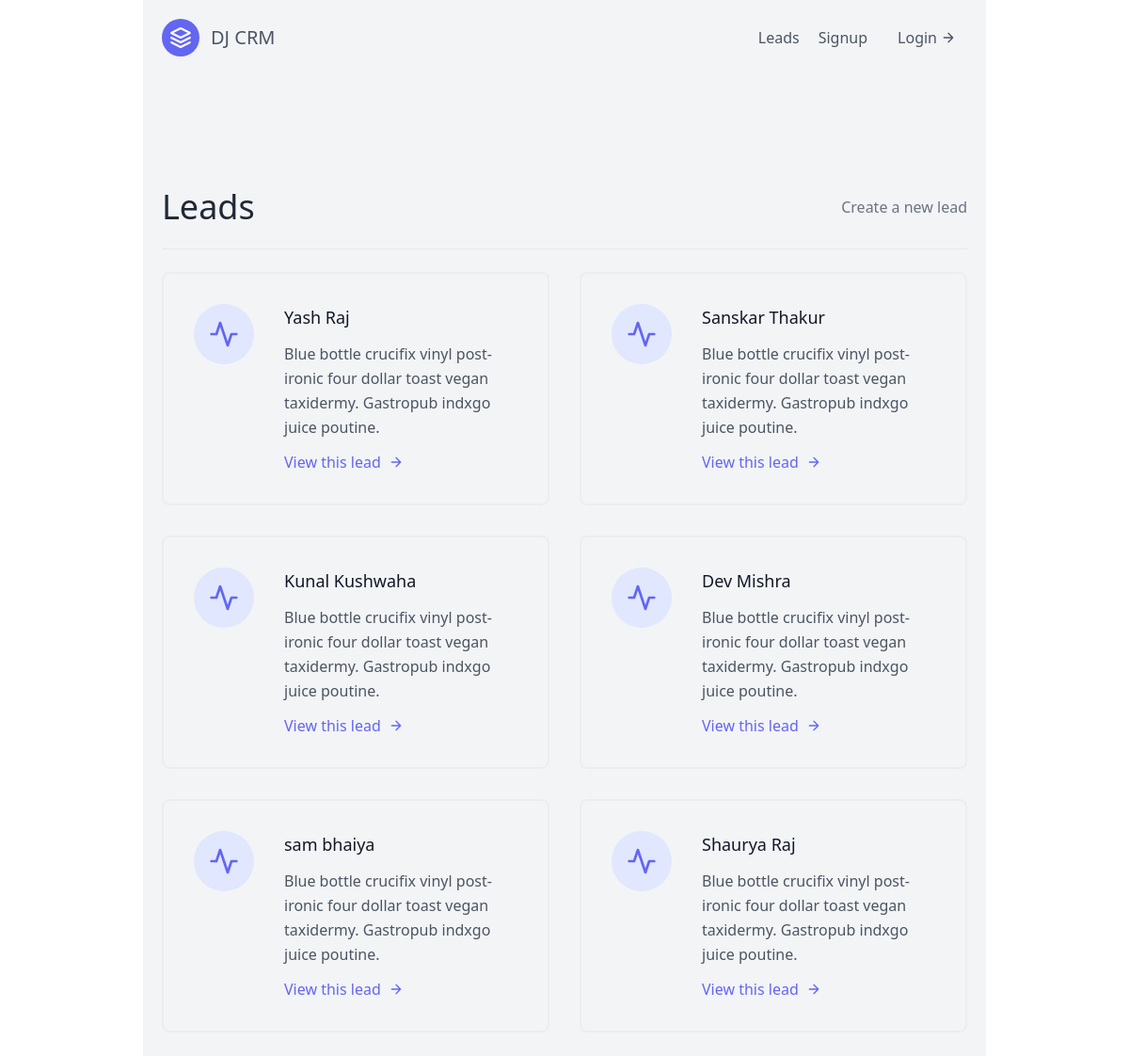
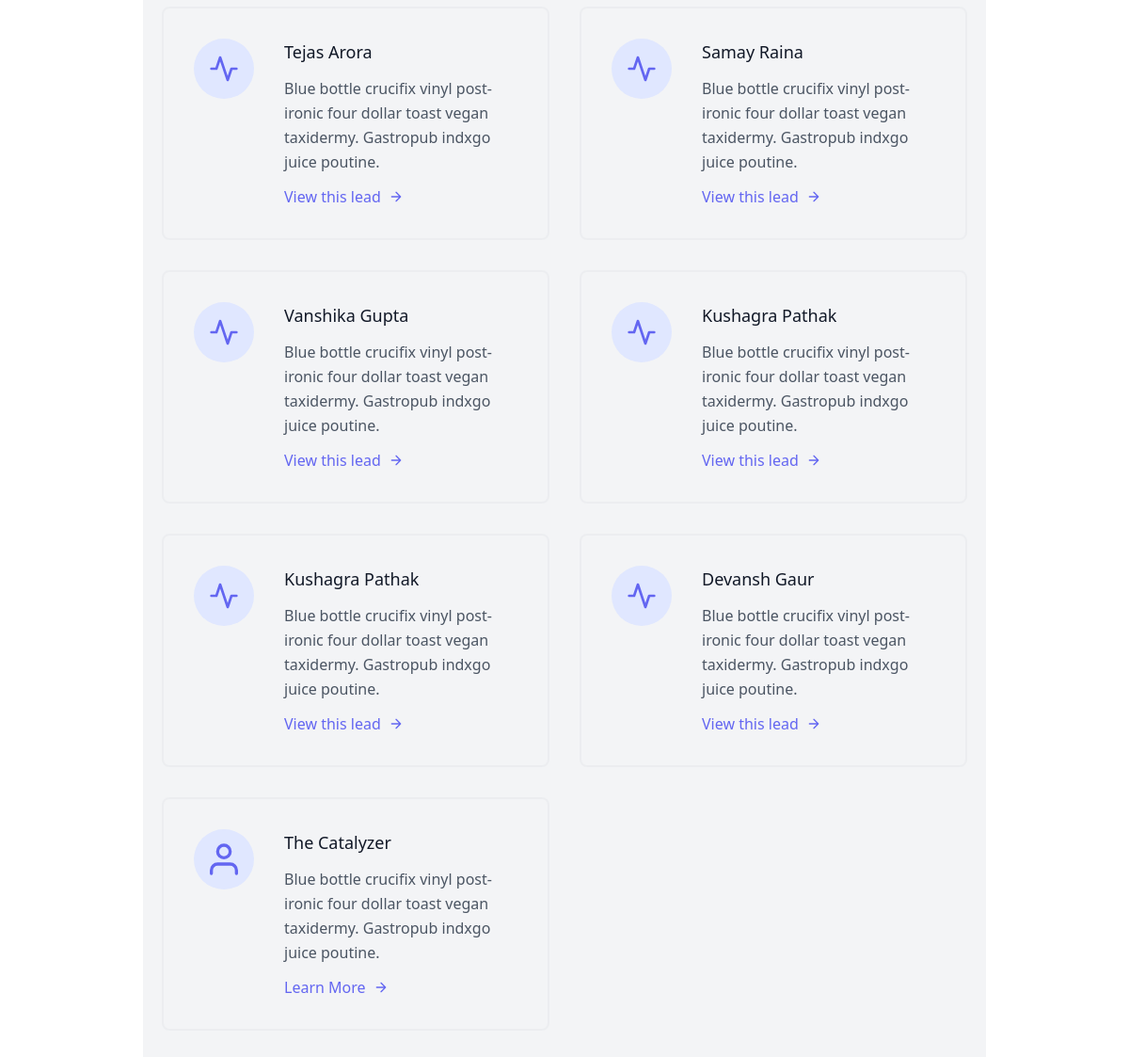
Screenshot of /leads/ with the database file from the repository (2 pictures, top to bottom).
### leads/models.py (models this page shows, shortened)
class lead(models.Model):
  first_name = models.CharField(max_length=20)
  last_name = models.CharField(max_length=20)
  age = models.IntegerField(default=0)
  agent = models.ForeignKey("Agent", on_delete=models.CASCADE)

### leads/views.py (the view)
# urls.py: path('', LeadListView.as_view(), name="lead-list"),
class LeadListView(ListView):
   template_name="leads/lead_list.html"
   queryset = lead.objects.all() #here in function we need to create dictionary context but queryset is a defualt  context with name object_name.

### leads/templates/leads/lead_list.html (shortened to what this page needs)
{% extends "base.html" %}
{% block content %}
<section class="text-gray-600 body-font">
  <div class="container px-5 py-24 mx-auto flex flex-wrap">
      <div class="w-full mb-6 py-6 flex justify-between items-center border-b border-gray-200">
        <div>
          <h1 class="text-4xl text-gray-800">Leads</h1>
        </div>
        <div>
          <a class="text-gray-500 hover:text-blue-500" href= "{% url 'leads:lead-create' %}"> Create a new lead </a>
        </div>
      </div>
    <div class="flex flex-wrap -m-4">
       {% for lead in object_list %}
      <div class="p-4 lg:w-1/2 md:w-full">
        <div class="flex border-2 rounded-lg border-gray-200 border-opacity-50 p-8 sm:flex-row flex-col">
          <div class="w-16 h-16 sm:mr-8 sm:mb-0 mb-4 inline-flex items-center justify-center rounded-full bg-indigo-100 text-indigo-500 flex-shrink-0">
            <svg fill="none" stroke="currentColor" stroke-linecap="round" stroke-linejoin="round" stroke-width="2" class="w-8 h-8" viewBox="0 0 24 24">
              <path d="M22 12h-4l-3 9L9 3l-3 9H2"></path>
            </svg>
          </div>
          <div class="flex-grow">
            <h2 class="text-gray-900 text-lg title-font font-medium mb-3">
            {{ lead.first_name }} {{ lead.last_name }}
            </h2>
            <p class="leading-relaxed text-base">
            Blue bottle crucifix vinyl post-ironic four dollar toast vegan taxidermy. Gastropub indxgo juice poutine.</p>
            <a href="{% url 'leads:lead-detail' lead.pk %}" class="mt-3 text-indigo-500 inline-flex items-center">
            View this lead
              <svg fill="none" stroke="currentColor" stroke-linecap="round" stroke-linejoin="round" stroke-width="2" class="w-4 h-4 ml-2" viewBox="0 0 24 24">
                <path d="M5 12h14M12 5l7 7-7 7"></path>
              </svg>
            </a>
          </div>
        </div>
      </div>
      {% endfor %}
      <div class="p-4 lg:w-1/2 md:w-full">
        <div class="flex border-2 rounded-lg border-gray-200 border-opacity-50 p-8 sm:flex-row flex-col">
          <div class="w-16 h-16 sm:mr-8 sm:mb-0 mb-4 inline-flex items-center justify-center rounded-full bg-indigo-100 text-indigo-500 flex-shrink-0">
            <svg fill="none" stroke="currentColor" stroke-linecap="round" stroke-linejoin="round" stroke-width="2" class="w-10 h-10" viewBox="0 0 24 24">
              <path d="M20 21v-2a4 4 0 00-4-4H8a4 4 0 00-4 4v2"></path>
              <circle cx="12" cy="7" r="4"></circle>
            </svg>
          </div>
          <div class="flex-grow">
            <h2 class="text-gray-900 text-lg title-font font-medium mb-3">The Catalyzer</h2>
            <p class="leading-relaxed text-base">Blue bottle crucifix vinyl post-ironic four dollar toast vegan taxidermy. Gastropub indxgo juice poutine.</p>
            <a class="mt-3 text-indigo-500 inline-flex items-center">Learn More
              <svg fill="none" stroke="currentColor" stroke-linecap="round" stroke-linejoin="round" stroke-width="2" class="w-4 h-4 ml-2" viewBox="0 0 24 24">
                <path d="M5 12h14M12 5l7 7-7 7"></path>
              </svg>
            </a>
          </div>
        </div>
      </div>
    </div>
  </div>
</section>
{% endblock content %}

### rows the page displays
lead: first_name "Yash", last_name "Raj"
lead: first_name "Sanskar", last_name "Thakur"
lead: first_name "Kunal", last_name "Kushwaha"
lead: first_name "Dev", last_name "Mishra"
lead: first_name "sam", last_name "bhaiya"
lead: first_name "Shaurya", last_name "Raj"
lead: first_name "Tejas", last_name "Arora"
lead: first_name "Samay", last_name "Raina"
lead: first_name "Vanshika", last_name "Gupta"
lead: first_name "Kushagra", last_name "Pathak"
lead: first_name "Kushagra", last_name "Pathak"
lead: first_name "Devansh", last_name "Gaur"
